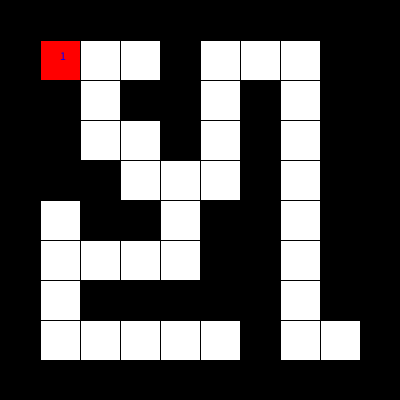
Frame 1 (no input)
Frame 60 (the mouse pressed at the canvas centre just before this capture): identical to frame 1, image omitted
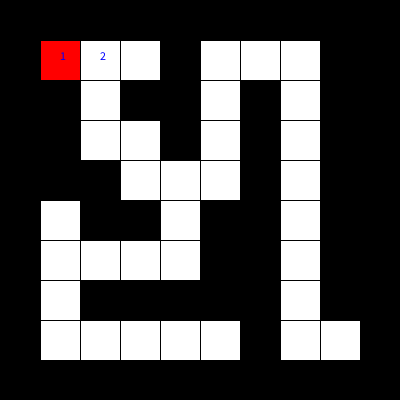
Frame 120 (the mouse held since frame 60 and released just before this capture)

The Processing sketch that drew these frames (run headless with seeded random() and noise(); from frame 60 on, the mouse is pressed at the canvas centre):

// Processing sketch: week15_07_maze_DFS_visited_step_mousePressed_move
// ── week15_07_maze_DFS_visited_step_mousePressed_move.pde
// week15_07_maze_DFS_visited_step_mousePressed_move
int [][] maze = {
  {1, 1, 1, 1, 1, 1, 1, 1, 1, 1},
  {1, 0, 0, 0, 1, 0, 0, 0, 1, 1},
  {1, 1, 0, 1, 1, 0, 1, 0, 1, 1},
  {1, 1, 0, 0, 1, 0, 1, 0, 1, 1},
  {1, 1, 1, 0, 0, 0, 1, 0, 1, 1},
  {1, 0, 1, 1, 0, 1, 1, 0, 1, 1},
  {1, 0, 0, 0, 0, 1, 1, 0, 1, 1},
  {1, 0, 1, 1, 1, 1, 1, 0, 1, 1},
  {1, 0, 0, 0, 0, 0, 1, 0, 0, 1},
  {1, 1, 1, 1, 1, 1, 1, 1, 1, 1}
};
int [][] visited = new int[10][10];
int startI = 1, startJ = 1, I = 1, J = 1, step = 1;
void setup() {
  size(400, 400);
  visited[I][J] = step;
}
void draw() {
  for (int i=0; i<maze.length; i++) {
    for (int j=0; j<maze[0].length; j++) {
      if (maze[i][j]==1) fill(0);
      else fill(255);
      rect(j*40, i*40, 40, 40);
    }
  }
  fill(255, 0, 0);
  rect(startJ*40, startI*40, 40, 40);
  for (int i=0; i<maze[0].length; i++) {
    for (int j=0; j<maze[0].length; j++) {
      if (visited[i][j]>0) {
        fill(0, 0, 255);
        text(""+visited[i][j], j*40+20, i*40+20);
      }
    }
  }
}
void mousePressed() {
  if (maze[I+1][J]==0) {
    I = I+1;
    visited[I][J] = ++step;
  } else if (maze[I][J+1]==0) {
    J = J+1;
    visited[I][J] = ++step;
  }
}
